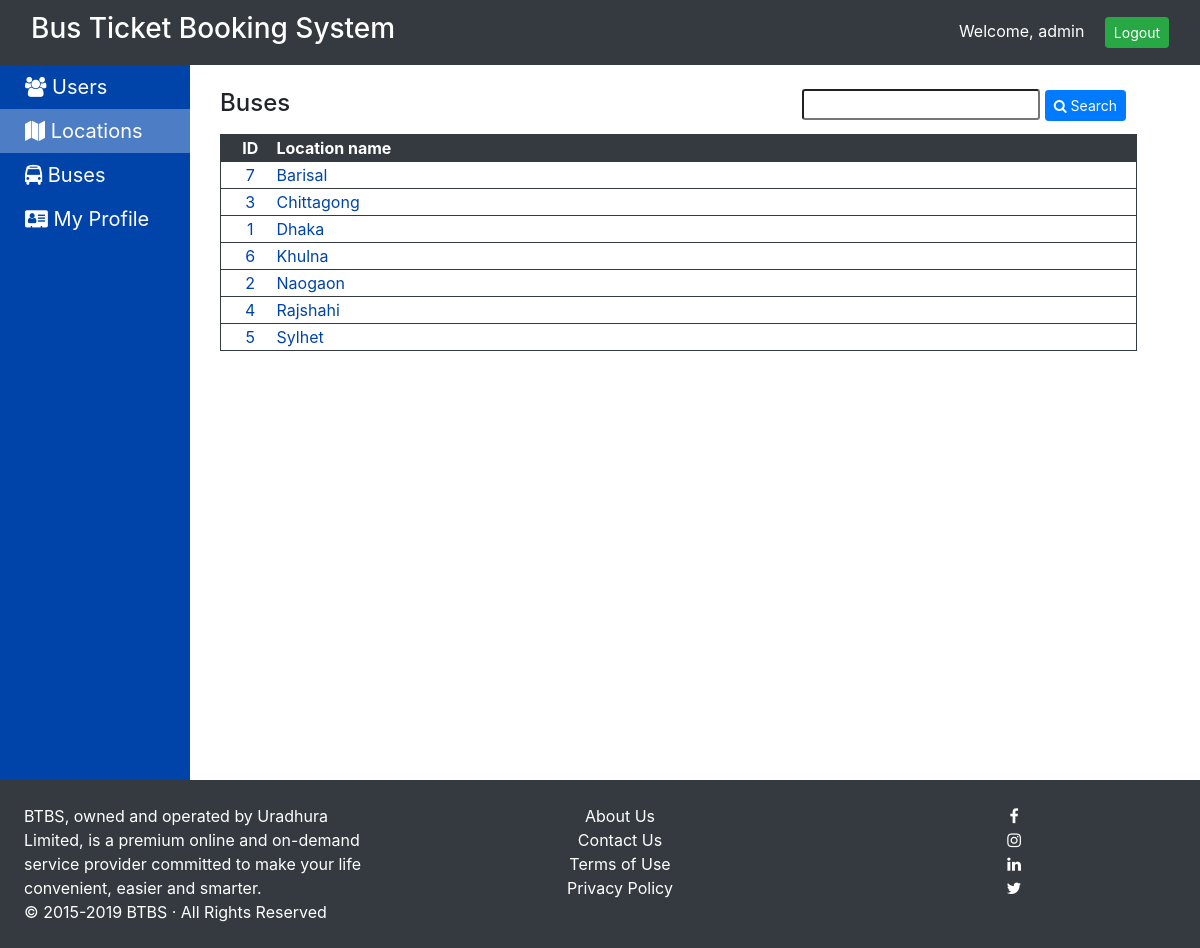
/locations.php (signed in), run on an earlier commit of the app's database.
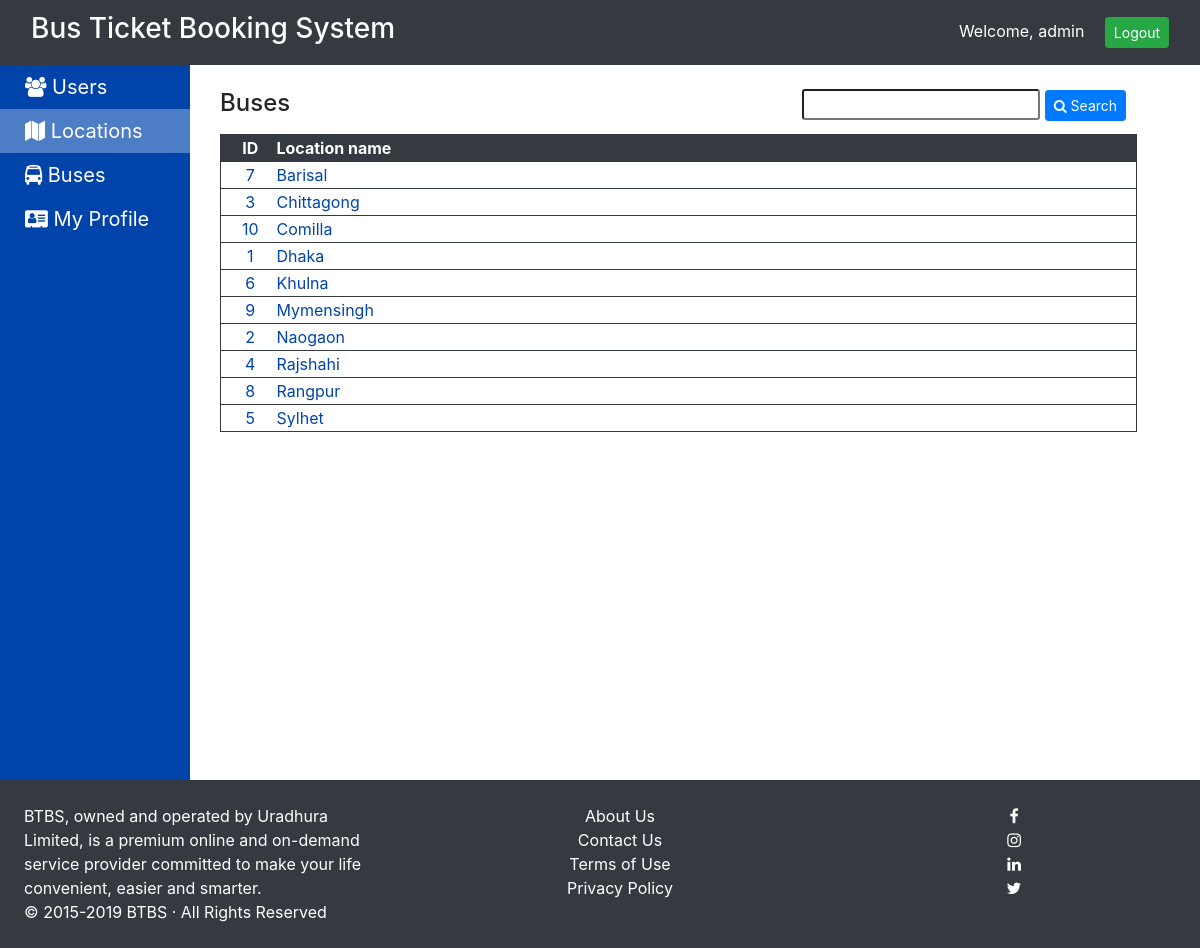
And on a later commit of the database.
### tables this page shows
CREATE TABLE `locations` (
  `id` int(5) NOT NULL AUTO_INCREMENT,
  `name` varchar(25) NOT NULL,
  PRIMARY KEY (`id`)
);

### locations.php (the view, shortened to what this page needs)
<?php
include 'inc/basic_template.php';
?>
<div class="row mb-2">
    <h4 class="col-md-3">Buses</h4>
    <div class="col-md-8 text-right ml-4">
    <form method="post" action="">
    	<input type="text" name="loc" class="form-control-sm" value="<?php echo (isset($_POST['loc'])) ? $_POST['loc'] : ""; ?>">
        <button type="submit" class="btn btn-sm btn-primary"><i class="fa fa-search"></i> Search</button>
    </form>
    </div>
</div>
<table width="95%" class="table-con">
<tr class="head">
    <th width="40px">ID</th>
    <th class="text-left pl-3">Location name</th>
</tr>
<?php
$conn = initDB();
$sql = "select * from locations";
$sql .= " order by name";
$res = $conn->query($sql);
if ($res->num_rows == 0) {
    echo '
    <tr class="row">
        <td colspan="2" class="text-center">No Locations</td>
    </tr>';
}
else {
    while ($row = $res->fetch_assoc()) {
        echo '
        <tr class="content">
            <td>' . $row["id"] . '</td>
            <td class="text-left pl-3">' . $row["name"] . '</td>';
    }
}
?>
</table>
</div>

What changed in the data, as far as the page shows it:
added locations: id "10", name "Comilla"
added locations: id "9", name "Mymensingh"
added locations: id "8", name "Rangpur"
